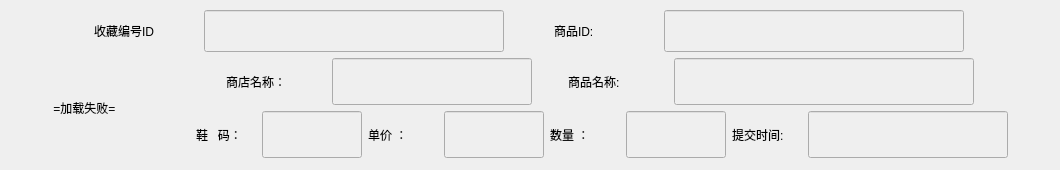
<?xml version="1.0" encoding="UTF-8"?>
<ui version="4.0">
 <class>FansTrolleyItem</class>
 <widget class="QWidget" name="FansTrolleyItem">
  <property name="geometry">
   <rect>
    <x>0</x>
    <y>0</y>
    <width>1060</width>
    <height>170</height>
   </rect>
  </property>
  <property name="minimumSize">
   <size>
    <width>1060</width>
    <height>170</height>
   </size>
  </property>
  <property name="maximumSize">
   <size>
    <width>1060</width>
    <height>170</height>
   </size>
  </property>
  <property name="windowTitle">
   <string>Form</string>
  </property>
  <widget class="QWidget" name="layoutWidget">
   <property name="geometry">
    <rect>
     <x>10</x>
     <y>10</y>
     <width>1038</width>
     <height>148</height>
    </rect>
   </property>
   <layout class="QGridLayout" name="gridLayout">
    <item row="0" column="0" colspan="2">
     <layout class="QHBoxLayout" name="horizontalLayout">
      <item>
       <widget class="QLabel" name="label_10">
        <property name="minimumSize">
         <size>
          <width>60</width>
          <height>0</height>
         </size>
        </property>
        <property name="maximumSize">
         <size>
          <width>60</width>
          <height>16777215</height>
         </size>
        </property>
        <property name="text">
         <string>收藏编号ID:</string>
        </property>
       </widget>
      </item>
      <item>
       <widget class="QLineEdit" name="le_troellyid_2">
        <property name="enabled">
         <bool>false</bool>
        </property>
        <property name="sizePolicy">
         <sizepolicy hsizetype="Preferred" vsizetype="Preferred">
          <horstretch>0</horstretch>
          <verstretch>0</verstretch>
         </sizepolicy>
        </property>
        <property name="minimumSize">
         <size>
          <width>300</width>
          <height>30</height>
         </size>
        </property>
        <property name="maximumSize">
         <size>
          <width>200</width>
          <height>16777215</height>
         </size>
        </property>
        <property name="text">
         <string/>
        </property>
        <property name="alignment">
         <set>Qt::AlignLeading|Qt::AlignLeft|Qt::AlignVCenter</set>
        </property>
       </widget>
      </item>
      <item>
       <widget class="QLabel" name="label_8">
        <property name="minimumSize">
         <size>
          <width>60</width>
          <height>0</height>
         </size>
        </property>
        <property name="maximumSize">
         <size>
          <width>60</width>
          <height>16777215</height>
         </size>
        </property>
        <property name="text">
         <string>商品ID:</string>
        </property>
       </widget>
      </item>
      <item>
       <widget class="QLineEdit" name="le_merchid_2">
        <property name="enabled">
         <bool>false</bool>
        </property>
        <property name="sizePolicy">
         <sizepolicy hsizetype="Preferred" vsizetype="Preferred">
          <horstretch>0</horstretch>
          <verstretch>0</verstretch>
         </sizepolicy>
        </property>
        <property name="minimumSize">
         <size>
          <width>300</width>
          <height>30</height>
         </size>
        </property>
        <property name="maximumSize">
         <size>
          <width>200</width>
          <height>16777215</height>
         </size>
        </property>
        <property name="text">
         <string/>
        </property>
        <property name="alignment">
         <set>Qt::AlignLeading|Qt::AlignLeft|Qt::AlignVCenter</set>
        </property>
       </widget>
      </item>
     </layout>
    </item>
    <item row="1" column="1">
     <layout class="QHBoxLayout" name="horizontalLayout_2">
      <item>
       <widget class="QLabel" name="label_7">
        <property name="enabled">
         <bool>true</bool>
        </property>
        <property name="maximumSize">
         <size>
          <width>70</width>
          <height>16777215</height>
         </size>
        </property>
        <property name="text">
         <string>商店名称：</string>
        </property>
       </widget>
      </item>
      <item>
       <widget class="QLineEdit" name="le_storename">
        <property name="enabled">
         <bool>false</bool>
        </property>
        <property name="sizePolicy">
         <sizepolicy hsizetype="Expanding" vsizetype="Preferred">
          <horstretch>0</horstretch>
          <verstretch>0</verstretch>
         </sizepolicy>
        </property>
        <property name="minimumSize">
         <size>
          <width>200</width>
          <height>30</height>
         </size>
        </property>
        <property name="maximumSize">
         <size>
          <width>200</width>
          <height>16777215</height>
         </size>
        </property>
        <property name="text">
         <string/>
        </property>
        <property name="alignment">
         <set>Qt::AlignCenter</set>
        </property>
       </widget>
      </item>
      <item>
       <widget class="QLabel" name="label_2">
        <property name="minimumSize">
         <size>
          <width>70</width>
          <height>0</height>
         </size>
        </property>
        <property name="maximumSize">
         <size>
          <width>70</width>
          <height>16777215</height>
         </size>
        </property>
        <property name="text">
         <string>商品名称:</string>
        </property>
       </widget>
      </item>
      <item>
       <widget class="QLineEdit" name="le_merchname">
        <property name="enabled">
         <bool>false</bool>
        </property>
        <property name="sizePolicy">
         <sizepolicy hsizetype="Preferred" vsizetype="Preferred">
          <horstretch>0</horstretch>
          <verstretch>0</verstretch>
         </sizepolicy>
        </property>
        <property name="minimumSize">
         <size>
          <width>300</width>
          <height>30</height>
         </size>
        </property>
        <property name="maximumSize">
         <size>
          <width>300</width>
          <height>16777215</height>
         </size>
        </property>
        <property name="text">
         <string/>
        </property>
        <property name="alignment">
         <set>Qt::AlignLeading|Qt::AlignLeft|Qt::AlignVCenter</set>
        </property>
       </widget>
      </item>
     </layout>
    </item>
    <item row="2" column="1">
     <layout class="QHBoxLayout" name="horizontalLayout_3">
      <item>
       <widget class="QLabel" name="label_6">
        <property name="maximumSize">
         <size>
          <width>70</width>
          <height>16777215</height>
         </size>
        </property>
        <property name="text">
         <string>鞋   码：</string>
        </property>
       </widget>
      </item>
      <item>
       <widget class="QLineEdit" name="le_merchsize">
        <property name="enabled">
         <bool>false</bool>
        </property>
        <property name="sizePolicy">
         <sizepolicy hsizetype="Expanding" vsizetype="Preferred">
          <horstretch>0</horstretch>
          <verstretch>0</verstretch>
         </sizepolicy>
        </property>
        <property name="minimumSize">
         <size>
          <width>100</width>
          <height>30</height>
         </size>
        </property>
        <property name="maximumSize">
         <size>
          <width>100</width>
          <height>16777215</height>
         </size>
        </property>
        <property name="text">
         <string/>
        </property>
        <property name="alignment">
         <set>Qt::AlignCenter</set>
        </property>
       </widget>
      </item>
      <item>
       <widget class="QLabel" name="label_3">
        <property name="minimumSize">
         <size>
          <width>70</width>
          <height>0</height>
         </size>
        </property>
        <property name="maximumSize">
         <size>
          <width>70</width>
          <height>16777215</height>
         </size>
        </property>
        <property name="text">
         <string>单价 ：</string>
        </property>
       </widget>
      </item>
      <item>
       <widget class="QLineEdit" name="le_price">
        <property name="enabled">
         <bool>false</bool>
        </property>
        <property name="sizePolicy">
         <sizepolicy hsizetype="Expanding" vsizetype="Preferred">
          <horstretch>0</horstretch>
          <verstretch>0</verstretch>
         </sizepolicy>
        </property>
        <property name="minimumSize">
         <size>
          <width>100</width>
          <height>30</height>
         </size>
        </property>
        <property name="maximumSize">
         <size>
          <width>100</width>
          <height>16777215</height>
         </size>
        </property>
        <property name="text">
         <string/>
        </property>
        <property name="alignment">
         <set>Qt::AlignCenter</set>
        </property>
       </widget>
      </item>
      <item>
       <widget class="QLabel" name="label_4">
        <property name="minimumSize">
         <size>
          <width>70</width>
          <height>0</height>
         </size>
        </property>
        <property name="maximumSize">
         <size>
          <width>70</width>
          <height>16777215</height>
         </size>
        </property>
        <property name="text">
         <string>数量 ：</string>
        </property>
       </widget>
      </item>
      <item>
       <widget class="QLineEdit" name="le_num">
        <property name="enabled">
         <bool>false</bool>
        </property>
        <property name="sizePolicy">
         <sizepolicy hsizetype="Expanding" vsizetype="Preferred">
          <horstretch>0</horstretch>
          <verstretch>0</verstretch>
         </sizepolicy>
        </property>
        <property name="minimumSize">
         <size>
          <width>100</width>
          <height>30</height>
         </size>
        </property>
        <property name="maximumSize">
         <size>
          <width>100</width>
          <height>16777215</height>
         </size>
        </property>
        <property name="text">
         <string/>
        </property>
        <property name="alignment">
         <set>Qt::AlignCenter</set>
        </property>
       </widget>
      </item>
      <item>
       <widget class="QLabel" name="label_9">
        <property name="minimumSize">
         <size>
          <width>70</width>
          <height>0</height>
         </size>
        </property>
        <property name="maximumSize">
         <size>
          <width>60</width>
          <height>16777215</height>
         </size>
        </property>
        <property name="text">
         <string>提交时间:</string>
        </property>
       </widget>
      </item>
      <item>
       <widget class="QLineEdit" name="le_ordertime">
        <property name="enabled">
         <bool>false</bool>
        </property>
        <property name="sizePolicy">
         <sizepolicy hsizetype="Preferred" vsizetype="Preferred">
          <horstretch>0</horstretch>
          <verstretch>0</verstretch>
         </sizepolicy>
        </property>
        <property name="minimumSize">
         <size>
          <width>200</width>
          <height>30</height>
         </size>
        </property>
        <property name="maximumSize">
         <size>
          <width>200</width>
          <height>16777215</height>
         </size>
        </property>
        <property name="text">
         <string/>
        </property>
        <property name="alignment">
         <set>Qt::AlignLeading|Qt::AlignLeft|Qt::AlignVCenter</set>
        </property>
       </widget>
      </item>
     </layout>
    </item>
    <item row="1" column="0" rowspan="2">
     <widget class="QLabel" name="lb_photo">
      <property name="sizePolicy">
       <sizepolicy hsizetype="Expanding" vsizetype="Preferred">
        <horstretch>0</horstretch>
        <verstretch>0</verstretch>
       </sizepolicy>
      </property>
      <property name="minimumSize">
       <size>
        <width>100</width>
        <height>100</height>
       </size>
      </property>
      <property name="maximumSize">
       <size>
        <width>100</width>
        <height>100</height>
       </size>
      </property>
      <property name="text">
       <string> =加载失败=</string>
      </property>
     </widget>
    </item>
   </layout>
  </widget>
 </widget>
 <resources/>
 <connections/>
</ui>
